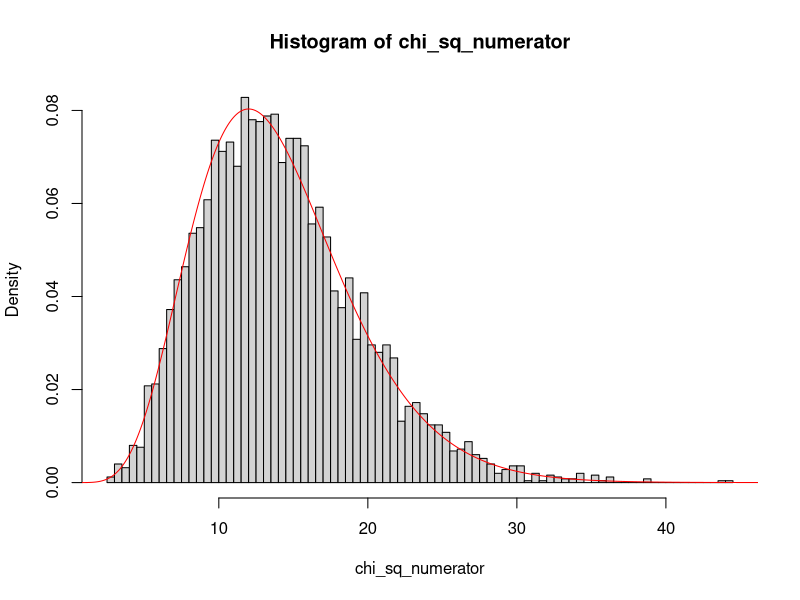
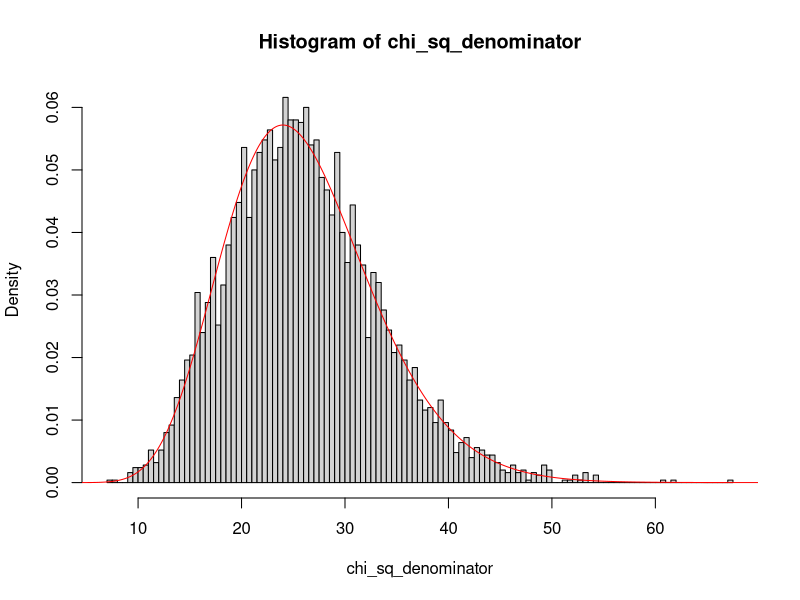
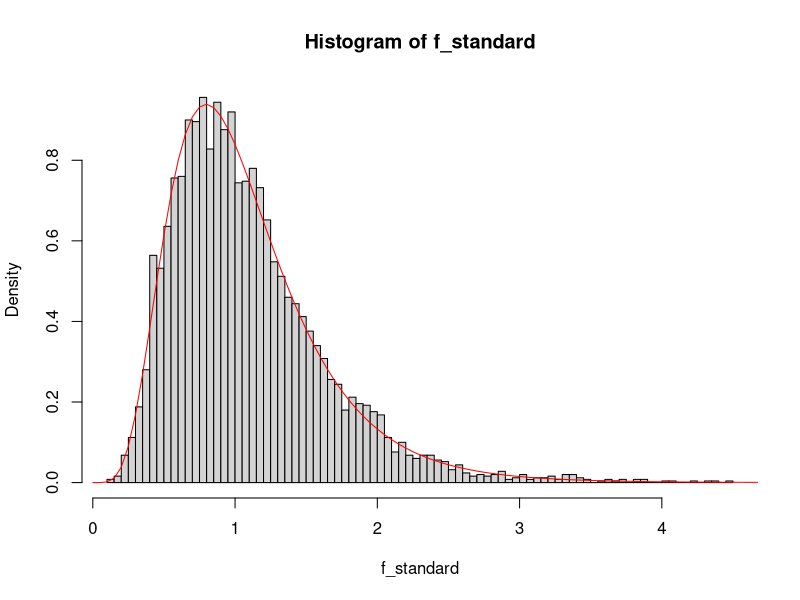
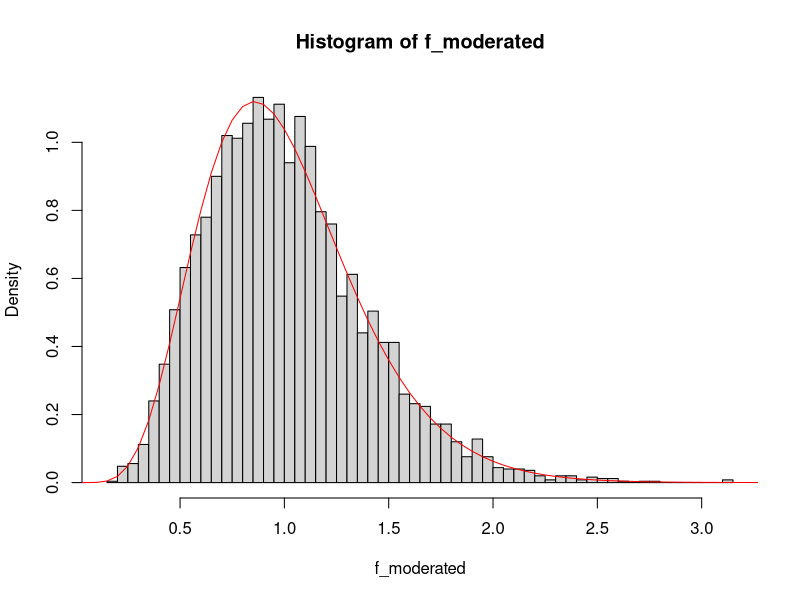
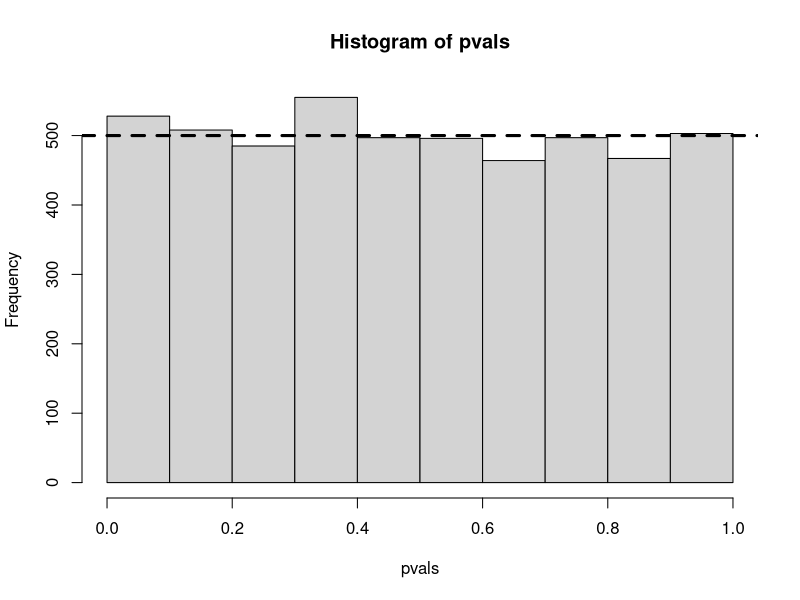

The R source for these figures, in order:
## ---- chunk 1
knitr::opts_chunk$set(echo = TRUE)
## ---- chunk 2
library(limma)
## ---- chunk 3
df_1 <-  14
df_2 <- 26
n <- 5000
xg <- seq(0, 120, by = 0.05)
## ---- chunk 4
set.seed(12)
chi_sq_numerator <- rchisq(n, df = df_1)
chi_sq_denominator <- rchisq(n, df = df_2)
## ---- chunk 5
hist(chi_sq_numerator, breaks = 100, probability = TRUE)
lines(xg, dchisq(xg, df = df_1), col = "red")
## ---- chunk 6
hist(chi_sq_denominator, breaks = 100, probability = TRUE)
lines(xg, dchisq(xg, df = df_2), col = "red")
## ---- chunk 7
f_standard <- (chi_sq_numerator/df_1)/(chi_sq_denominator/df_2)
## ---- chunk 8
hist(f_standard, breaks = 100, probability = TRUE)
lines(xg, df(xg, df1 = df_1, df2 = df_2), col = "red")
## ---- chunk 9
chi_sq_denominator_squeezeVar <- squeezeVar(chi_sq_denominator/df_2, df = df_2)
df_0 <- chi_sq_denominator_squeezeVar$df.prior
squeezed_chi_sq_denominator <- chi_sq_denominator_squeezeVar$var.post
## ---- chunk 10
f_moderated <- (chi_sq_numerator/df_1)/(squeezed_chi_sq_denominator)
## ---- chunk 11
hist(f_moderated, breaks = 100, probability = TRUE)
lines(xg, df(xg, df1 = df_1, df2 = df_0 + df_2), col = "red")
## ---- chunk 12
pvals <- 1 - pf(f_moderated, df1 = df_1, df2 = df_0 + df_2)
hist(pvals, breaks = 12)
abline(h = n/10, col="black", lwd=3, lty=2)
## ---- chunk 13
sessionInfo()
